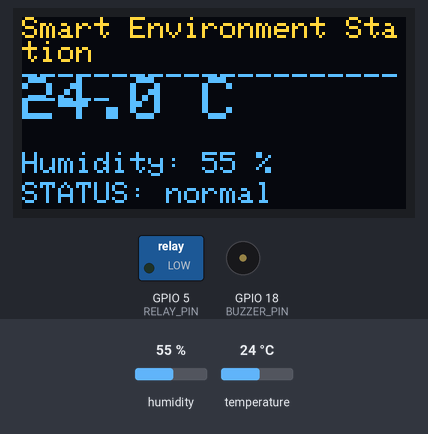
This sketch was run on a simulated ESP32. On the bench: 128×64 one-colour display, switched loads named in the sketch (green lamp = pin HIGH), buzzer (waves = sounding, pin HIGH). Inputs (shaded band) come from the test bench; at power-on: temperature 24 °C, humidity 55 %. The OLED is the two-colour kind (top 16 rows yellow); WiFi joins after 1.5 s; servers stay silent unless stated; random numbers use the default seed unless the sketch sets one; no MQTT or app messages arrive unless stated; what the sketch prints to the serial monitor is not drawn.

Above: at 2.8 s.
2.9 s: temperature set to 27.3 °C
At 5.2 s:
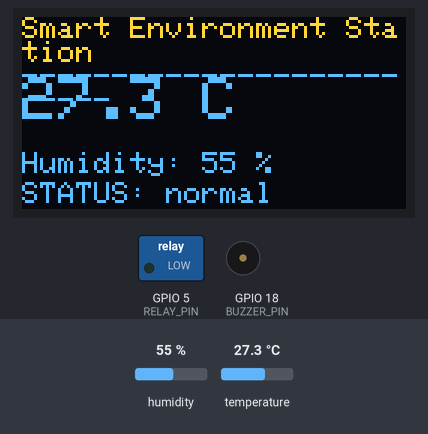
6.8 s: temperature set to 28.6 °C
At 8.9 s:
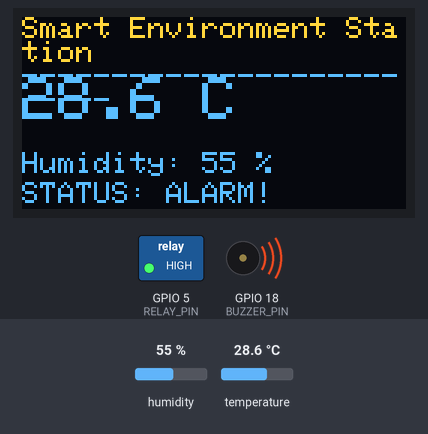
10.7 s: humidity set to 22 %
At 11.4 s:
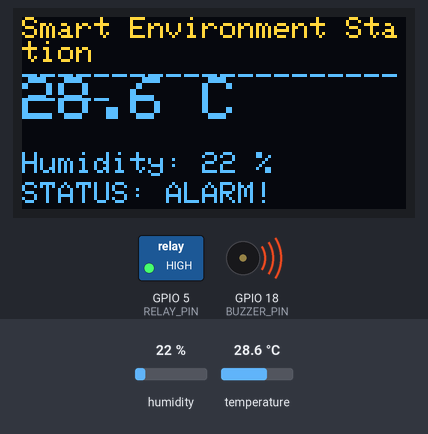
14.6 s: temperature set to 12 °C
At 17.5 s:
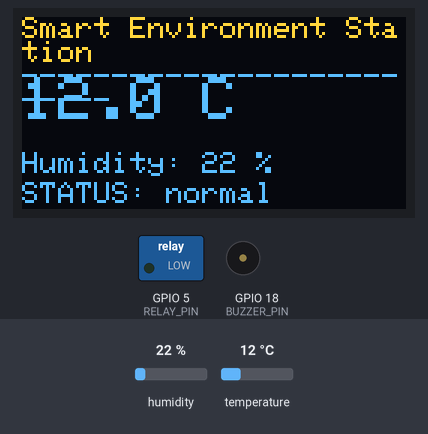
18.5 s: humidity set to 40 %
At 21.2 s:
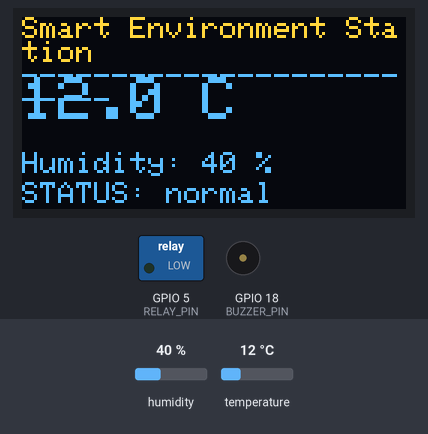
Timing chart, 0 to 22.7 s (numbered marks = the images above; inputs shaded):
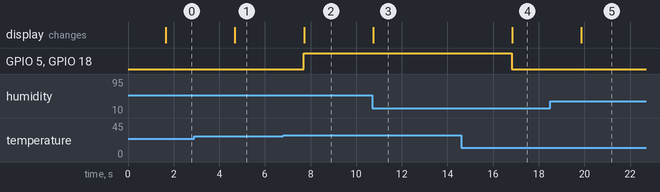

The sketch:

sketch.ino
```cpp
/*
  Lab 6 - Capstone: Smart Environment Station

  This project puts the whole day together. Nothing here is new - it's
  Lab 2 (DHT22) + Lab 3 (Wi-Fi + MQTT) + Lab 5 (automation) + a small
  screen to show the current status, all in one project. Read the code
  and see if you recognize each part from earlier labs.

  Remember to change YOUR_NAME to something unique before running,
  just like in Lab 3.

  Libraries used (Wokwi will offer to install these automatically):
    - DHTesp            (temperature/humidity sensor)
    - PubSubClient       (MQTT)
    - Adafruit_SSD1306   (the small OLED screen)
    - Adafruit_GFX       (drawing text/shapes on the screen)
*/

#include <WiFi.h>
#include <PubSubClient.h>
#include <Wire.h>
#include <Adafruit_GFX.h>
#include <Adafruit_SSD1306.h>
#include "DHTesp.h"

// ---- Wi-Fi + MQTT settings (same as Lab 3) ----
const char* WIFI_SSID = "Wokwi-GUEST";
const char* WIFI_PASSWORD = "";
const char* MQTT_BROKER = "broker.hivemq.com";
const int MQTT_PORT = 1883;
const char* YOUR_NAME = "changeme";  // <-- change this to something unique!
String topicTemperature = "iot-workshop/" + String(YOUR_NAME) + "/temperature";
String topicHumidity    = "iot-workshop/" + String(YOUR_NAME) + "/humidity";
String topicStatus      = "iot-workshop/" + String(YOUR_NAME) + "/status";

// ---- Pins ----
const int DHT_PIN = 15;
const int RELAY_PIN = 5;
const int BUZZER_PIN = 18;

// ---- Automation rule (same idea as Lab 5) ----
const float TEMPERATURE_THRESHOLD_C = 28.0;

// ---- Screen setup ----
#define SCREEN_WIDTH 128
#define SCREEN_HEIGHT 64
Adafruit_SSD1306 display(SCREEN_WIDTH, SCREEN_HEIGHT, &Wire, -1);

DHTesp dhtSensor;
WiFiClient espClient;
PubSubClient mqttClient(espClient);
bool alarmIsOn = false;

void connectToWiFi() {
  Serial.print("Connecting to Wi-Fi");
  WiFi.begin(WIFI_SSID, WIFI_PASSWORD);
  while (WiFi.status() != WL_CONNECTED) {
    delay(300);
    Serial.print(".");
  }
  Serial.println(" connected!");
}

void connectToBroker() {
  mqttClient.setServer(MQTT_BROKER, MQTT_PORT);
  while (!mqttClient.connected()) {
    String clientId = "esp32-" + String(YOUR_NAME) + "-" + String(random(0, 10000));
    if (mqttClient.connect(clientId.c_str())) {
      Serial.println("MQTT connected!");
    } else {
      delay(2000);
    }
  }
}

void showOnScreen(float temperature, float humidity, bool alarm) {
  display.clearDisplay();
  display.setTextSize(1);
  display.setTextColor(SSD1306_WHITE);

  display.setCursor(0, 0);
  display.println("Smart Environment Station");
  display.println("--------------------------");

  display.setTextSize(2);
  display.setCursor(0, 20);
  display.print(temperature, 1);
  display.println(" C");

  display.setTextSize(1);
  display.setCursor(0, 45);
  display.print("Humidity: ");
  display.print(humidity, 0);
  display.println(" %");

  display.setCursor(0, 55);
  display.println(alarm ? "STATUS: ALARM!" : "STATUS: normal");

  display.display();
}

void setup() {
  Serial.begin(115200);
  dhtSensor.setup(DHT_PIN, DHTesp::DHT22);

  pinMode(RELAY_PIN, OUTPUT);
  pinMode(BUZZER_PIN, OUTPUT);
  digitalWrite(RELAY_PIN, LOW);
  digitalWrite(BUZZER_PIN, LOW);

  display.begin(SSD1306_SWITCHCAPVCC, 0x3C);
  display.clearDisplay();
  display.display();

  connectToWiFi();
  connectToBroker();

  Serial.println("Capstone project started.");
}

void loop() {
  if (!mqttClient.connected()) {
    connectToBroker();
  }
  mqttClient.loop();

  // 1. Read the sensor (Lab 2)
  TempAndHumidity data = dhtSensor.getTempAndHumidity();

  // 2. Decide locally whether to alarm (Lab 5 - edge computing)
  bool alarm = data.temperature > TEMPERATURE_THRESHOLD_C;
  digitalWrite(RELAY_PIN, alarm ? HIGH : LOW);
  digitalWrite(BUZZER_PIN, alarm ? HIGH : LOW);

  if (alarm != alarmIsOn) {
    Serial.println(alarm ? "ALARM triggered!" : "Back to normal.");
    alarmIsOn = alarm;
  }

  // 3. Show the current status locally (new in this lab)
  showOnScreen(data.temperature, data.humidity, alarm);

  // 4. Publish to the cloud too (Lab 3), so it's visible remotely
  mqttClient.publish(topicTemperature.c_str(), String(data.temperature, 1).c_str());
  mqttClient.publish(topicHumidity.c_str(), String(data.humidity, 1).c_str());
  mqttClient.publish(topicStatus.c_str(), alarm ? "ALARM" : "normal");

  Serial.print("Temp: ");
  Serial.print(data.temperature, 1);
  Serial.print(" C | Humidity: ");
  Serial.print(data.humidity, 1);
  Serial.print(" % | Status: ");
  Serial.println(alarm ? "ALARM" : "normal");

  delay(3000);
}
```

Measured:
- the behaviour switches between 28 and 28.1 °C on temperature (found by bisection; images 1 and 2)
- after the input at 2.9 s, the display: changes after 1.8 s (image 1)
- after the input at 6.8 s, GPIO 5 (RELAY_PIN), GPIO 18 (BUZZER_PIN): LOW → HIGH after 0.89 s; the display: changes after 0.92 s (image 2)
- after the input at 10.7 s, the display: changes after 0.06 s (image 3)
- after the input at 14.6 s, GPIO 5 (RELAY_PIN), GPIO 18 (BUZZER_PIN): HIGH → LOW after 2.2 s; the display: changes after 2.2 s (image 4)
- after the input at 18.5 s, the display: changes after 1.4 s (image 5)
